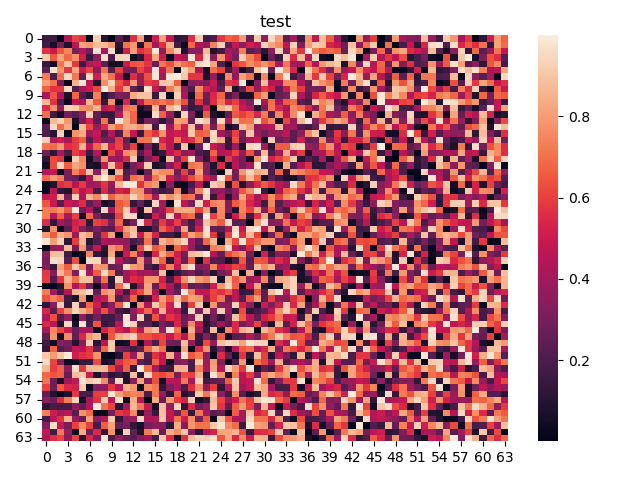

Python code for this plot:
import numpy as np
import matplotlib.pyplot as plt
import os
import torch
import seaborn as sns

def imgSave(dir, file_name):
    if not os.path.exists(dir):
        os.mkdir(dir)
    plt.title(file_name)
    plt.tight_layout()
    plt.savefig(dir + file_name)
    plt.clf()

def draw_cm(cm, class_names):
    fig = plt.figure()
    ax = plt.subplot()
    sns.heatmap(cm)#, annot=True, ax=ax, fmt='.2f');  # annot=True to annotate cells
    # labels, title and ticks
    '''
    ax.set_xlabel('Predicted', fontsize=16)
    ax.xaxis.set_label_position('bottom')
    plt.xticks(rotation=90)
    ax.xaxis.set_ticklabels(class_names, fontsize=12)
    ax.xaxis.tick_bottom()

    ax.set_ylabel('True', fontsize=16)
    ax.yaxis.set_ticklabels(class_names, fontsize=12)
    plt.yticks(rotation=0)
    '''

    imgSave("./", "test")

Channel_location = ["A_Fp1", "Fz", "F3", "F7", "FT9", "FC5", "FC1", "C3",
                        "T7", "TP9", "CP5", "CP1", "PZ", "P3", "P7", "O1",
                        "OZ", "O2", "P4", "P8", "TP10", "CP6", "CP2", "CZ",
                        "C4", "T8", "FT10", "FC6", "FC2", "F4", "F8", "Fp2",
                        "B_Fp1", "Fz", "F3", "F7", "FT9", "FC5", "FC1", "C3",
                        "T7", "TP9", "CP5", "CP1", "PZ", "P3", "P7", "O1",
                        "OZ", "O2", "P4", "P8", "TP10", "CP6", "CP2", "CZ",
                        "C4", "T8", "FT10", "FC6", "FC2", "F4", "F8", "Fp2"]
inputs = torch.rand(64,64)
inputs = inputs.numpy()
#print(Channel_location[np.array([1,23])])
#print(Channel_location[np.array([3, 4])])
draw_cm(inputs, class_names=Channel_location[0:22])